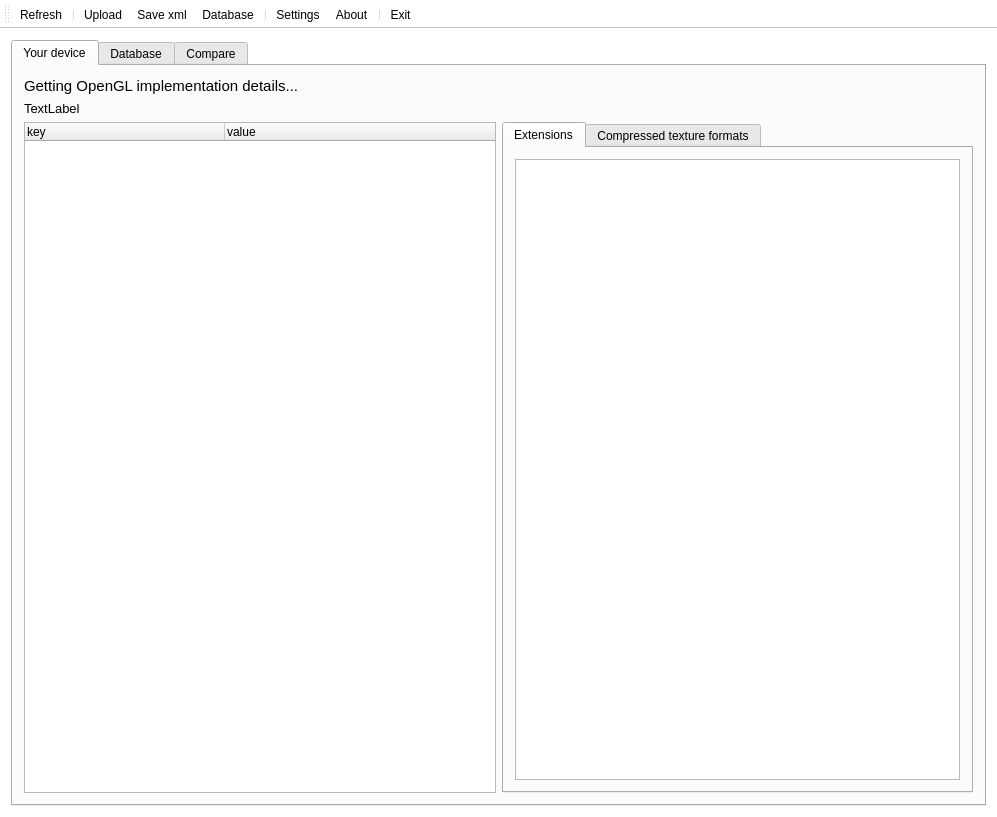
<?xml version="1.0" encoding="UTF-8"?>
<ui version="4.0">
 <class>glcapsviewerClass</class>
 <widget class="QMainWindow" name="glcapsviewerClass">
  <property name="geometry">
   <rect>
    <x>0</x>
    <y>0</y>
    <width>997</width>
    <height>817</height>
   </rect>
  </property>
  <property name="windowTitle">
   <string>glcapsviewer 1.0 - © 2011-2015 by Sascha Willems (www.saschawillems.de)</string>
  </property>
  <property name="windowIcon">
   <iconset resource="glcapsviewer.qrc">
    <normaloff>:/glcapsviewer/Resources/glCapsViewer.ico</normaloff>:/glcapsviewer/Resources/glCapsViewer.ico</iconset>
  </property>
  <property name="layoutDirection">
   <enum>Qt::LeftToRight</enum>
  </property>
  <property name="styleSheet">
   <string notr="true">#glcapsviewerClass {
background: white;
}

#centralWidget {
background: white;
}

#mainToolBar {
background:white;
color:black;
}</string>
  </property>
  <widget class="QWidget" name="centralWidget">
   <layout class="QHBoxLayout" name="horizontalLayout_2">
    <item>
     <widget class="QTabWidget" name="tabWidget">
      <property name="tabPosition">
       <enum>QTabWidget::North</enum>
      </property>
      <property name="tabShape">
       <enum>QTabWidget::Rounded</enum>
      </property>
      <property name="currentIndex">
       <number>0</number>
      </property>
      <property name="documentMode">
       <bool>false</bool>
      </property>
      <property name="tabsClosable">
       <bool>false</bool>
      </property>
      <property name="tabBarAutoHide">
       <bool>false</bool>
      </property>
      <widget class="QWidget" name="tabDevice">
       <attribute name="icon">
        <iconset resource="glcapsviewer.qrc">
         <normaloff>:/glcapsviewer/Resources/gpu32.png</normaloff>:/glcapsviewer/Resources/gpu32.png</iconset>
       </attribute>
       <attribute name="title">
        <string>Your device</string>
       </attribute>
       <layout class="QHBoxLayout" name="horizontalLayout_3">
        <item>
         <layout class="QVBoxLayout" name="verticalLayout">
          <item>
           <widget class="QLabel" name="labelDescription">
            <property name="styleSheet">
             <string notr="true">font: 75 11pt;</string>
            </property>
            <property name="frameShape">
             <enum>QFrame::NoFrame</enum>
            </property>
            <property name="text">
             <string>Getting OpenGL implementation details...</string>
            </property>
            <property name="wordWrap">
             <bool>true</bool>
            </property>
           </widget>
          </item>
          <item>
           <widget class="QLabel" name="labelReportPresent">
            <property name="styleSheet">
             <string notr="true">font: 10pt;</string>
            </property>
            <property name="frameShape">
             <enum>QFrame::NoFrame</enum>
            </property>
            <property name="text">
             <string>TextLabel</string>
            </property>
           </widget>
          </item>
          <item>
           <layout class="QHBoxLayout" name="horizontalLayout">
            <item>
             <widget class="QTreeWidget" name="treeWidget">
              <property name="styleSheet">
               <string notr="true">QTreeView::item { height: 24px;}</string>
              </property>
              <property name="editTriggers">
               <set>QAbstractItemView::NoEditTriggers</set>
              </property>
              <property name="alternatingRowColors">
               <bool>true</bool>
              </property>
              <property name="indentation">
               <number>10</number>
              </property>
              <attribute name="headerDefaultSectionSize">
               <number>200</number>
              </attribute>
              <attribute name="headerStretchLastSection">
               <bool>true</bool>
              </attribute>
              <column>
               <property name="text">
                <string>key</string>
               </property>
              </column>
              <column>
               <property name="text">
                <string>value</string>
               </property>
              </column>
             </widget>
            </item>
            <item>
             <widget class="QTabWidget" name="tabWidgetDevice">
              <property name="currentIndex">
               <number>0</number>
              </property>
              <widget class="QWidget" name="tab">
               <attribute name="title">
                <string>Extensions</string>
               </attribute>
               <layout class="QVBoxLayout" name="verticalLayout_4">
                <item>
                 <widget class="QTreeWidget" name="treeWidgetExtensions">
                  <property name="styleSheet">
                   <string notr="true">QTreeView::item { height: 24px;}</string>
                  </property>
                  <property name="editTriggers">
                   <set>QAbstractItemView::NoEditTriggers</set>
                  </property>
                  <property name="alternatingRowColors">
                   <bool>true</bool>
                  </property>
                  <attribute name="headerVisible">
                   <bool>false</bool>
                  </attribute>
                  <column>
                   <property name="text">
                    <string notr="true">1</string>
                   </property>
                  </column>
                 </widget>
                </item>
               </layout>
              </widget>
              <widget class="QWidget" name="tab_2">
               <attribute name="title">
                <string>Compressed texture formats</string>
               </attribute>
               <layout class="QVBoxLayout" name="verticalLayout_5">
                <item>
                 <widget class="QListWidget" name="listWidgetCompressedFormats">
                  <property name="alternatingRowColors">
                   <bool>true</bool>
                  </property>
                 </widget>
                </item>
               </layout>
              </widget>
             </widget>
            </item>
           </layout>
          </item>
         </layout>
        </item>
       </layout>
      </widget>
      <widget class="QWidget" name="tabDatabase">
       <attribute name="icon">
        <iconset resource="glcapsviewer.qrc">
         <normaloff>:/glcapsviewer/Resources/db24.png</normaloff>:/glcapsviewer/Resources/db24.png</iconset>
       </attribute>
       <attribute name="title">
        <string>Database</string>
       </attribute>
       <layout class="QHBoxLayout" name="horizontalLayout_5">
        <item>
         <layout class="QVBoxLayout" name="verticalLayout_2">
          <item alignment="Qt::AlignLeft">
           <widget class="QPushButton" name="pushButtonRefreshDataBase">
            <property name="text">
             <string>Refresh</string>
            </property>
            <property name="icon">
             <iconset resource="glcapsviewer.qrc">
              <normaloff>:/glcapsviewer/Resources/refresh16.png</normaloff>:/glcapsviewer/Resources/refresh16.png</iconset>
            </property>
            <property name="flat">
             <bool>false</bool>
            </property>
           </widget>
          </item>
          <item>
           <layout class="QHBoxLayout" name="horizontalLayout_4">
            <item>
             <widget class="QListWidget" name="listWidgetDatabaseDevices">
              <property name="alternatingRowColors">
               <bool>true</bool>
              </property>
              <item>
               <property name="text">
                <string>Please refresh...</string>
               </property>
              </item>
             </widget>
            </item>
            <item>
             <layout class="QVBoxLayout" name="verticalLayout_3">
              <item>
               <widget class="QLabel" name="label">
                <property name="styleSheet">
                 <string notr="true">font: 75;
color: rgb(0, 0, 255);</string>
                </property>
                <property name="frameShape">
                 <enum>QFrame::NoFrame</enum>
                </property>
                <property name="frameShadow">
                 <enum>QFrame::Plain</enum>
                </property>
                <property name="text">
                 <string>Report version</string>
                </property>
               </widget>
              </item>
              <item>
               <widget class="QComboBox" name="comboBoxDeviceVersions"/>
              </item>
              <item>
               <widget class="QLabel" name="labelDatabaseDeviceImplementation">
                <property name="styleSheet">
                 <string notr="true">font: 75;
color: rgb(0, 0, 255);</string>
                </property>
                <property name="frameShape">
                 <enum>QFrame::NoFrame</enum>
                </property>
                <property name="text">
                 <string>Implementation</string>
                </property>
               </widget>
              </item>
              <item>
               <widget class="QTableWidget" name="tableWidgetDatabaseDeviceReport">
                <property name="editTriggers">
                 <set>QAbstractItemView::NoEditTriggers</set>
                </property>
                <property name="alternatingRowColors">
                 <bool>true</bool>
                </property>
                <property name="showGrid">
                 <bool>false</bool>
                </property>
                <attribute name="horizontalHeaderStretchLastSection">
                 <bool>true</bool>
                </attribute>
                <column>
                 <property name="text">
                  <string>Capability</string>
                 </property>
                 <property name="font">
                  <font>
                   <weight>50</weight>
                   <bold>false</bold>
                   <underline>false</underline>
                   <kerning>true</kerning>
                  </font>
                 </property>
                </column>
                <column>
                 <property name="text">
                  <string>Value</string>
                 </property>
                 <property name="font">
                  <font>
                   <weight>50</weight>
                   <bold>false</bold>
                  </font>
                 </property>
                </column>
               </widget>
              </item>
              <item>
               <widget class="QLabel" name="labelDatabaseDeviceExtensions">
                <property name="styleSheet">
                 <string notr="true">font: 75;
color: rgb(0, 0, 255);</string>
                </property>
                <property name="frameShape">
                 <enum>QFrame::NoFrame</enum>
                </property>
                <property name="text">
                 <string>Extensions</string>
                </property>
               </widget>
              </item>
              <item>
               <widget class="QListWidget" name="listWidgetDatabaseDeviceExtensions">
                <property name="alternatingRowColors">
                 <bool>true</bool>
                </property>
               </widget>
              </item>
             </layout>
            </item>
           </layout>
          </item>
         </layout>
        </item>
       </layout>
      </widget>
      <widget class="QWidget" name="tabCompare">
       <attribute name="icon">
        <iconset resource="glcapsviewer.qrc">
         <normaloff>:/glcapsviewer/Resources/compare24.png</normaloff>:/glcapsviewer/Resources/compare24.png</iconset>
       </attribute>
       <attribute name="title">
        <string>Compare</string>
       </attribute>
      </widget>
     </widget>
    </item>
   </layout>
  </widget>
  <widget class="QMenuBar" name="menuBar">
   <property name="geometry">
    <rect>
     <x>0</x>
     <y>0</y>
     <width>997</width>
     <height>21</height>
    </rect>
   </property>
  </widget>
  <widget class="QToolBar" name="mainToolBar">
   <property name="iconSize">
    <size>
     <width>64</width>
     <height>32</height>
    </size>
   </property>
   <property name="toolButtonStyle">
    <enum>Qt::ToolButtonTextUnderIcon</enum>
   </property>
   <property name="floatable">
    <bool>false</bool>
   </property>
   <attribute name="toolBarArea">
    <enum>TopToolBarArea</enum>
   </attribute>
   <attribute name="toolBarBreak">
    <bool>false</bool>
   </attribute>
   <addaction name="actionRefresh"/>
   <addaction name="separator"/>
   <addaction name="actionUpload"/>
   <addaction name="actionSave_xml"/>
   <addaction name="actionDatabase"/>
   <addaction name="separator"/>
   <addaction name="actionSettings"/>
   <addaction name="actionAbout"/>
   <addaction name="separator"/>
   <addaction name="actionExit"/>
  </widget>
  <action name="actionRefresh">
   <property name="icon">
    <iconset resource="glcapsviewer.qrc">
     <normaloff>:/glcapsviewer/Resources/refresh48.png</normaloff>:/glcapsviewer/Resources/refresh48.png</iconset>
   </property>
   <property name="text">
    <string>Refresh</string>
   </property>
   <property name="toolTip">
    <string>Refrehs OpenGL report</string>
   </property>
  </action>
  <action name="actionUpload">
   <property name="icon">
    <iconset resource="glcapsviewer.qrc">
     <normaloff>:/glcapsviewer/Resources/upload48.png</normaloff>:/glcapsviewer/Resources/upload48.png</iconset>
   </property>
   <property name="text">
    <string>Upload</string>
   </property>
   <property name="toolTip">
    <string>Upload OpenGL report to online database</string>
   </property>
  </action>
  <action name="actionDatabase">
   <property name="icon">
    <iconset resource="glcapsviewer.qrc">
     <normaloff>:/glcapsviewer/Resources/browse48.png</normaloff>:/glcapsviewer/Resources/browse48.png</iconset>
   </property>
   <property name="text">
    <string>Database</string>
   </property>
   <property name="toolTip">
    <string>Display OpenGL online database in default browser</string>
   </property>
  </action>
  <action name="actionSettings">
   <property name="icon">
    <iconset resource="glcapsviewer.qrc">
     <normaloff>:/glcapsviewer/Resources/settings48.png</normaloff>:/glcapsviewer/Resources/settings48.png</iconset>
   </property>
   <property name="text">
    <string>Settings</string>
   </property>
   <property name="toolTip">
    <string>Application settings (Proxy)</string>
   </property>
  </action>
  <action name="actionAbout">
   <property name="icon">
    <iconset resource="glcapsviewer.qrc">
     <normaloff>:/glcapsviewer/Resources/about48.png</normaloff>:/glcapsviewer/Resources/about48.png</iconset>
   </property>
   <property name="text">
    <string>About</string>
   </property>
   <property name="toolTip">
    <string>Application information</string>
   </property>
  </action>
  <action name="actionExit">
   <property name="icon">
    <iconset resource="glcapsviewer.qrc">
     <normaloff>:/glcapsviewer/Resources/close48.png</normaloff>:/glcapsviewer/Resources/close48.png</iconset>
   </property>
   <property name="text">
    <string>Exit</string>
   </property>
   <property name="toolTip">
    <string>Exit OpenGL caps viewer</string>
   </property>
  </action>
  <action name="actionSave_xml">
   <property name="icon">
    <iconset resource="glcapsviewer.qrc">
     <normaloff>:/glcapsviewer/Resources/save48.png</normaloff>:/glcapsviewer/Resources/save48.png</iconset>
   </property>
   <property name="text">
    <string>Save xml</string>
   </property>
   <property name="toolTip">
    <string>Export current OpenGL report to xml</string>
   </property>
  </action>
 </widget>
 <layoutdefault spacing="6" margin="11"/>
 <resources>
  <include location="glcapsviewer.qrc"/>
 </resources>
 <connections/>
</ui>
